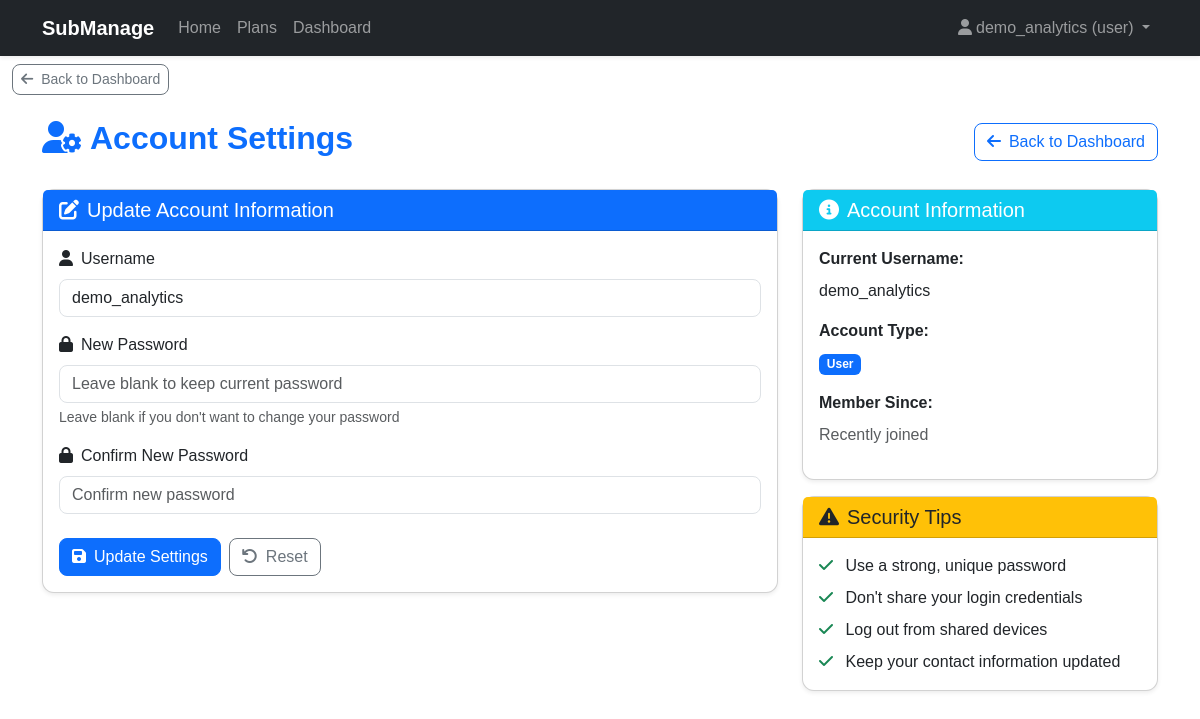
/user/account-settings (signed in), run on the app's committed database.
### app.py (models this page shows)
class User(db.Model):
    id = db.Column(db.Integer, primary_key=True)
    username = db.Column(db.String(80), unique=True, nullable=False)
    password = db.Column(db.String(120), nullable=False)
    role = db.Column(db.String(10), nullable=False)  # 'user' or 'admin'

### app.py (the view)
@app.route('/user/account-settings')
def user_account_settings():
    user = current_user()
    if not user or user.role != 'user':
        return redirect(url_for('login'))
    return render_template('user_account_settings.html', user=user)

### app.py (called while the page is built)
def current_user():
    uid = session.get('user_id')
    if not uid:
        return None
    return User.query.get(uid)

### templates/user_account_settings.html (shortened to what this page needs)
{% extends "base.html" %}
{% block content %}
<div class="container py-4">
  <div class="row">
    <div class="col-12">
      <div class="d-flex justify-content-between align-items-center mb-4">
        <h2 class="fw-bold text-primary">
          <i class="fa fa-user-cog me-2"></i>Account Settings
        </h2>
        <a href="{{ url_for('user_dashboard') }}" class="btn btn-outline-primary">
          <i class="fa fa-arrow-left me-2"></i>Back to Dashboard
        </a>
      </div>
    </div>
  </div>
  <div class="row">
    <div class="col-md-8">
      <div class="card shadow-sm">
        <div class="card-header bg-primary text-white">
          <h5 class="mb-0">
            <i class="fa fa-edit me-2"></i>Update Account Information
          </h5>
        </div>
        <div class="card-body">
          <form method="post" action="{{ url_for('update_account_settings') }}">
            <div class="mb-3">
              <label for="username" class="form-label">
                <i class="fa fa-user me-2"></i>Username
              </label>
              <input type="text" class="form-control" id="username" name="username"
                     value="{{ user.username }}" required>
            </div>
            <div class="mb-3">
              <label for="password" class="form-label">
                <i class="fa fa-lock me-2"></i>New Password
              </label>
              <input type="password" class="form-control" id="password" name="password"
                     placeholder="Leave blank to keep current password">
              <div class="form-text">Leave blank if you don't want to change your password</div>
            </div>
            <div class="mb-4">
              <label for="confirm_password" class="form-label">
                <i class="fa fa-lock me-2"></i>Confirm New Password
              </label>
              <input type="password" class="form-control" id="confirm_password" name="confirm_password"
                     placeholder="Confirm new password">
            </div>
            <div class="d-flex gap-2">
              <button type="submit" class="btn btn-primary">
                <i class="fa fa-save me-2"></i>Update Settings
              </button>
              <button type="button" class="btn btn-outline-secondary" onclick="resetForm()">
                <i class="fa fa-undo me-2"></i>Reset
              </button>
            </div>
          </form>
        </div>
      </div>
    </div>
    <div class="col-md-4">
      <div class="card shadow-sm">
        <div class="card-header bg-info text-white">
          <h5 class="mb-0">
            <i class="fa fa-info-circle me-2"></i>Account Information
          </h5>
        </div>
        <div class="card-body">
          <div class="mb-3">
            <label class="form-label fw-bold">Current Username:</label>
            <p class="mb-0">{{ user.username }}</p>
          </div>
          <div class="mb-3">
            <label class="form-label fw-bold">Account Type:</label>
            <p class="mb-0">
              <span class="badge bg-primary">{{ user.role.title() }}</span>
            </p>
          </div>
          <div class="mb-3">
            <label class="form-label fw-bold">Member Since:</label>
            <p class="mb-0 text-muted">Recently joined</p>
          </div>
        </div>
      </div>
      <div class="card shadow-sm mt-3">
        <div class="card-header bg-warning text-dark">
          <h5 class="mb-0">
            <i class="fa fa-exclamation-triangle me-2"></i>Security Tips
          </h5>
        </div>
        <div class="card-body">
          <ul class="list-unstyled mb-0">
            <li class="mb-2">
              <i class="fa fa-check text-success me-2"></i>
              Use a strong, unique password
            </li>
            <li class="mb-2">
              <i class="fa fa-check text-success me-2"></i>
              Don't share your login credentials
            </li>
            <li class="mb-2">
              <i class="fa fa-check text-success me-2"></i>
              Log out from shared devices
            </li>
            <li class="mb-0">
              <i class="fa fa-check text-success me-2"></i>
              Keep your contact information updated
            </li>
          </ul>
        </div>
      </div>
    </div>
  </div>
</div>
{% endblock %}

### templates/base.html (shortened to what this page needs)
<!doctype html>
<html lang="en">
<head>
  <link href="https://cdn.jsdelivr.net/npm/bootstrap@5.3.0/dist/css/bootstrap.min.css" rel="stylesheet">
  <link href="https://cdnjs.cloudflare.com/ajax/libs/font-awesome/6.4.0/css/all.min.css" rel="stylesheet" />
</head>
<body>
<nav class="navbar navbar-expand-lg navbar-dark bg-dark shadow-sm">
  <div class="container">
    <a class="navbar-brand" href="{{ url_for('index') }}">SubManage</a>
    <div class="collapse navbar-collapse" id="navMenu">
      <ul class="navbar-nav me-auto">
        <li class="nav-item">
          <a class="nav-link {% if request.endpoint == 'index' %}active{% endif %}" href="{{ url_for('index') }}">Home</a>
        </li>
        <li class="nav-item">
          <a class="nav-link {% if request.endpoint == 'list_plans' %}active{% endif %}" href="{{ url_for('list_plans') }}">Plans</a>
        </li>
        {% if user and user.role=='admin' %}
          <li class="nav-item">
            <a class="nav-link {% if request.endpoint == 'admin_dashboard' %}active{% endif %}" href="{{ url_for('admin_dashboard') }}">Admin Dashboard</a>
          </li>
        {% elif user %}
          <li class="nav-item">
            <a class="nav-link {% if request.endpoint == 'user_dashboard' %}active{% endif %}" href="{{ url_for('user_dashboard') }}">Dashboard</a>
          </li>
        {% endif %}
      </ul>
      <ul class="navbar-nav">
        {% if user %}
          <li class="nav-item dropdown">
            <a class="nav-link dropdown-toggle" href="#" id="userDropdown" role="button" data-bs-toggle="dropdown">
              <i class="fa fa-user me-1"></i>{{ user.username }} ({{ user.role }})
            </a>
          </li>
        {% endif %}
      </ul>
    </div>
  </div>
</nav>
<div class="container-fluid">
  {% if user and request.endpoint not in ['user_dashboard','admin_dashboard'] %}
    <div class="row mt-2">
      <div class="col-12">
        <a href="{{ url_for('admin_dashboard') if user.role=='admin' else url_for('user_dashboard') }}" class="btn btn-outline-secondary btn-sm">
          <i class="fa fa-arrow-left me-2"></i>Back to Dashboard
        </a>
      </div>
    </div>
  {% endif %}
  {% block content %}{% endblock %}
</div>
</body>
</html>

### templates/base.html (style rules this page uses)
body { font-family: "Poppins", sans-serif; }
.navbar-brand { font-weight: 700; }
.btn { border-radius: 8px; }
.card { border-radius: 12px; box-shadow: 0 2px 10px rgba(0,0,0,0.1); }
.form-control { border-radius: 8px; }

### data on the page
User: username "demo_analytics", role "user", role "User"
